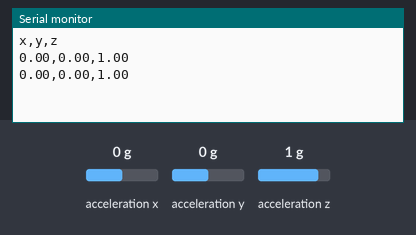
Simulated run of this sketch. Board: Arduino Nano 33 BLE. Parts: the last lines printed to the serial monitor. The inputs (shaded band) are chosen by the test bench; at power-on: acceleration x 0 g, acceleration y 0 g, acceleration z 1 g.

Above: at 2.2 s.
2.3 s: acceleration x set to -1.4 g
At 3.2 s:
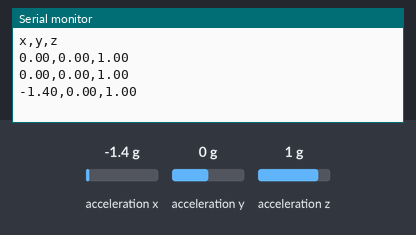
4.2 s: acceleration y set to -1.4 g
At 5.3 s:
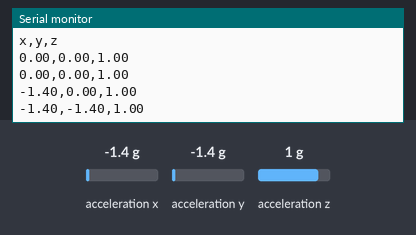
6.1 s: acceleration z set to -1.4 g
At 7.7 s:
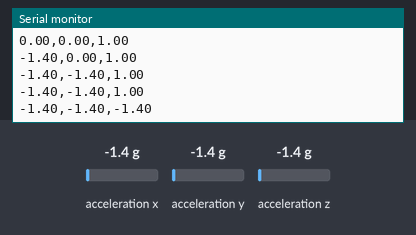

The sketch:

Nano33ble_vibration_capture.ino
```cpp
#include <Arduino_LSM9DS1.h>

void setup() {

  Serial.begin(9600);
  while (!Serial) {};

  if (!IMU.begin()) {
    Serial.println("Error initializing IMU sensor.");
  }

  // print the header
  Serial.println("x,y,z");
}

void loop() {
  float accel_x, accel_y, accel_z;
  float gyro_x, gyro_y, gyro_z;
  float mag_x, mag_y, mag_z;

 // Accelerometer values
  if (IMU.accelerationAvailable()) {
    IMU.readAcceleration(accel_x, accel_y, accel_z);
    //Serial.print("Accelerometer = ");
    Serial.print(accel_x); Serial.print(","); Serial.print(accel_y); Serial.print(","); Serial.println(accel_z);
  }

  // wait for 1 second after one sampling/prediction
  delay(700);
  digitalWrite(LED_BUILTIN, HIGH);
  delay(700);
  digitalWrite(LED_BUILTIN, LOW);
}
```

Measured:
- after the input at 2.3 s, the serial monitor: prints a new line after 0.50 s (image 1)
- after the input at 4.2 s, the serial monitor: prints a new line at once (image 2)
- after the input at 6.1 s, the serial monitor: prints a new line after 0.91 s (image 3)
